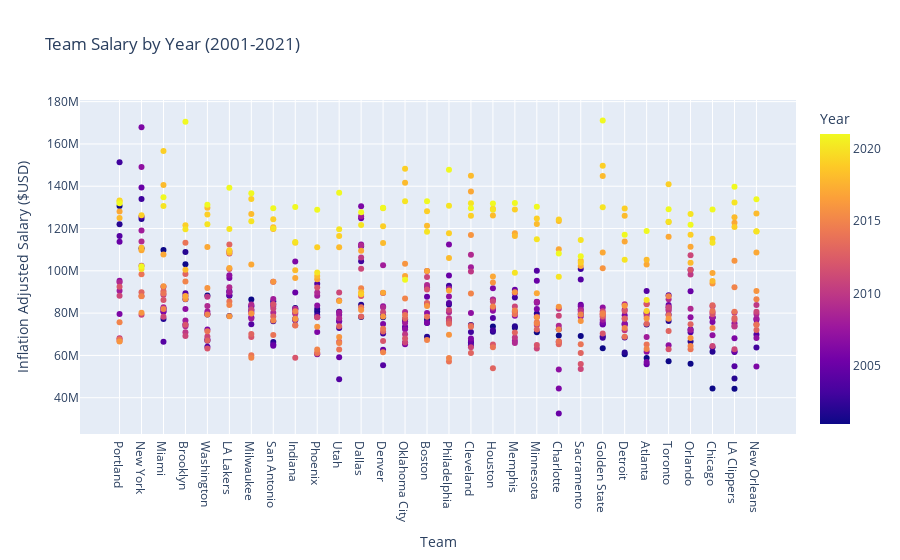

The code cell stored with this chart in its notebook:
### Markdown cell above
## Analysis Through Data Visualization
As we became familiar with our data sets, we came across a few items that are worth highlighting before diving into the exploratory data analysis below. The first is in regard to the salary data itself. The information reported online is not necessarily the salary that will end up being paid to an individual athlete rather, it is what the team has committed to pay in honoring the contract with the athlete. The amount actually paid by a team to a player may differ for a variety of reasons, and often times negotiations between teams to trade players will result in breaking and renegotiating contracts before the end of the initial contract period. As a result, the actual flow of money may not be exactly as represented by the stated salaries. Despite this, our team is comfortable in using the salary information as presented because the salary represents the full amount the team is willing to pay, assuming the contract is seen through to the end. Furthermore, as we are concerned with the allocations of salaries amongst teams and players, the amount committed to be paid still represents the value of each athlete to the team. As a result, we are comfortable continuing our analysis with the data collected.

Another point worth noting is in regard to the collective bargaining agreement (CBA) between the NBA and the Players Association. This agreement stipulates a minimum salary and maximum salary that teams must pay to players based on a variety of factors. The agreement sets out the salary based on these factors for the first year of the agreement and specifies the rate at which a salary may increase or decreased for the following seasons. These agreements are periodically reviewed and the most recent agreement took effect July 1, 2017
and is effective through the 2023-2024 season (https://nbpa.com/cba). These contract limitations defined within the CBA may reduce the number and/or magnitude of extreme outliers in the data. We are comfortable using the salary data as [...].

A final note regarding our analysis is that we examined the salaries paid by the teams to the athletes. We do not take into consideration the various other forms of compensation an athlete may receive through other avenues such as brand/product endorsements, appearance fees, or sponsorships. These deals can often form a substantial proportion of a high performing athlete’s income but, fall outside the scope of this analysis.

### 1. How are the salaries of NBA players divided amongst the teams in the league and amongst the players within these teams?
#### Salary Allocation Amongst Teams
In order to understand the bigger picture, we believe it is helpful to examine the data for the NBA over time. The graphs below illustrate some general information in regards to team salaries across the league over the period 1991 to 2021.

### Code cell
team_sal = pd.read_csv("teamSalary.csv")
#removing commas from salary column to allow for plotting as numeric
team_sal.replace(',','',regex=True,inplace=True)

#Dictionary created to divide teams into the appropriate Western and Eastern Conference categorizations
conference = {'Golden State' : 'Western Conference', 'Brooklyn' : 'Eastern Conference', 'Philadelphia' : 'Eastern Conference', 'LA Clippers' : 'Western Conference', 'LA Lakers' : 'Western Conference', 'Utah' :
              'Western Conference', 'Milwaukee' : 'Eastern Conference', 'Miami' : 'Eastern Conference', 'New Orleans' : 'Western Conference', 'Boston' : 'Eastern Conference', 'Memphis': 'Western Conference', 
              'Portland' : 'Western Conference', 'Houston' : 'Western Conference', 'Washington' : 'Eastern Conference', 'Minnesota' : 'Western Conference', 'Indiana' : 'Eastern Conference', 'Denver' : 
              'Western Conference', 'Cleveland' : 'Eastern Conference', 'San Antonio' : 'Western Conference', 'Toronto' : 'Eastern Conference', 'Chicago' : 'Eastern Conference', 'Phoenix':'Western Conference',
              'Dallas' : 'Western Conference', 'Orlando' : 'Eastern Conference', 'Atlanta' : 'Eastern Conference', 'Detroit' : 'Eastern Conference', 'Charlotte' : 'Eastern Conference', 'Sacramento' : 'Western Conference',
              'New York' : 'Eastern Conference', 'Oklahoma City' : 'Western Conference'}

#using the conference dictionary, creating a new column in order to populate based on the dictionary key-value pairs
team_sal['conference'] = team_sal['team'].map(conference)
team_sal = team_sal[team_sal['Year']>=2001]
display(team_sal.head(5))

fig1 = px.scatter(team_sal, x='team',y='salary(Inflation)',color='Year',title='Team Salary by Year (2001-2021)', labels={"salary(Inflation)": "Inflation Adjusted Salary ($USD)",
                                                                                                                         "team" : "Team"})
fig1.show()

### Figure 1 — Plotly figure (JSON) as saved in the notebook; plotly's stock layout.template omitted (floating-point values rounded to 4 significant figures; data arrays with more than 128 entries replaced by an {"elided": "..."} marker saying what was removed)
{"data": [{"hovertemplate": "Team=%{x}<br>Inflation Adjusted Salary ($USD)=%{y}<br>Year=%{marker.color}<extra></extra>", "legendgroup": "", "marker": {"color": {"elided": "626 int values"}, "coloraxis": "coloraxis", "symbol": "circle"}, "mode": "markers", "name": "", "orientation": "v", "showlegend": false, "type": "scatter", "x": {"elided": "626 str values"}, "xaxis": "x", "y": {"elided": "626 str values"}, "yaxis": "y"}], "layout": {"autosize": true, "coloraxis": {"colorbar": {"title": {"text": "Year"}}, "colorscale": [[0, "#0d0887"], [0.1111, "#46039f"], [0.2222, "#7201a8"], [0.3333, "#9c179e"], [0.4444, "#bd3786"], [0.5556, "#d8576b"], [0.6667, "#ed7953"], [0.7778, "#fb9f3a"], [0.8889, "#fdca26"], [1, "#f0f921"]]}, "legend": {"tracegroupgap": 0}, "title": {"text": "Team Salary by Year (2001-2021)"}, "xaxis": {"anchor": "y", "autorange": true, "domain": [0, 1], "range": [-1.73, 30.73], "title": {"text": "Team"}, "type": "category"}, "yaxis": {"anchor": "x", "autorange": true, "domain": [0, 1], "range": [22200000.0, 181400000.0], "title": {"text": "Inflation Adjusted Salary ($USD)"}, "type": "linear"}}}
